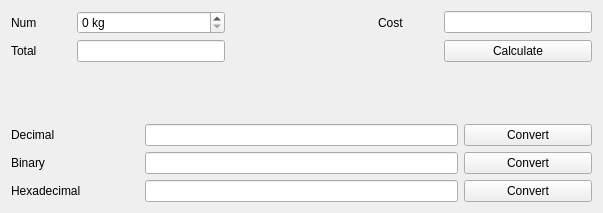
<?xml version="1.0" encoding="UTF-8"?>
<ui version="4.0">
 <class>Widget</class>
 <widget class="QWidget" name="Widget">
  <property name="geometry">
   <rect>
    <x>0</x>
    <y>0</y>
    <width>603</width>
    <height>213</height>
   </rect>
  </property>
  <property name="windowTitle">
   <string>Widget</string>
  </property>
  <layout class="QVBoxLayout" name="verticalLayout">
   <item>
    <layout class="QGridLayout" name="GridLayout1">
     <item row="0" column="3">
      <widget class="QLabel" name="label_2">
       <property name="minimumSize">
        <size>
         <width>60</width>
         <height>0</height>
        </size>
       </property>
       <property name="text">
        <string>Cost</string>
       </property>
      </widget>
     </item>
     <item row="0" column="4">
      <widget class="QLineEdit" name="lineEditPrice">
       <property name="minimumSize">
        <size>
         <width>80</width>
         <height>0</height>
        </size>
       </property>
       <property name="maximumSize">
        <size>
         <width>150</width>
         <height>16777215</height>
        </size>
       </property>
      </widget>
     </item>
     <item row="2" column="4">
      <widget class="QPushButton" name="btnCalc">
       <property name="text">
        <string>Calculate</string>
       </property>
      </widget>
     </item>
     <item row="2" column="0">
      <widget class="QLabel" name="label_3">
       <property name="minimumSize">
        <size>
         <width>60</width>
         <height>0</height>
        </size>
       </property>
       <property name="text">
        <string>Total</string>
       </property>
      </widget>
     </item>
     <item row="0" column="0">
      <widget class="QLabel" name="label">
       <property name="minimumSize">
        <size>
         <width>60</width>
         <height>0</height>
        </size>
       </property>
       <property name="text">
        <string>Num</string>
       </property>
       <property name="alignment">
        <set>Qt::AlignLeading|Qt::AlignLeft|Qt::AlignVCenter</set>
       </property>
      </widget>
     </item>
     <item row="0" column="2">
      <spacer name="horizontalSpacer">
       <property name="orientation">
        <enum>Qt::Horizontal</enum>
       </property>
       <property name="sizeHint" stdset="0">
        <size>
         <width>35</width>
         <height>20</height>
        </size>
       </property>
      </spacer>
     </item>
     <item row="2" column="1">
      <widget class="QLineEdit" name="lineEditAll">
       <property name="minimumSize">
        <size>
         <width>80</width>
         <height>0</height>
        </size>
       </property>
       <property name="maximumSize">
        <size>
         <width>150</width>
         <height>16777215</height>
        </size>
       </property>
      </widget>
     </item>
     <item row="0" column="1">
      <widget class="QSpinBox" name="spinBoxNum">
       <property name="minimumSize">
        <size>
         <width>80</width>
         <height>0</height>
        </size>
       </property>
       <property name="maximumSize">
        <size>
         <width>150</width>
         <height>16777215</height>
        </size>
       </property>
       <property name="suffix">
        <string> kg</string>
       </property>
       <property name="minimum">
        <number>0</number>
       </property>
       <property name="maximum">
        <number>255</number>
       </property>
      </widget>
     </item>
    </layout>
   </item>
   <item>
    <spacer name="verticalSpacer">
     <property name="orientation">
      <enum>Qt::Vertical</enum>
     </property>
     <property name="sizeHint" stdset="0">
      <size>
       <width>20</width>
       <height>40</height>
      </size>
     </property>
    </spacer>
   </item>
   <item>
    <layout class="QGridLayout" name="gridLayout">
     <item row="2" column="0">
      <widget class="QLabel" name="label_6">
       <property name="text">
        <string>Hexadecimal</string>
       </property>
      </widget>
     </item>
     <item row="1" column="0">
      <widget class="QLabel" name="label_5">
       <property name="text">
        <string>Binary</string>
       </property>
      </widget>
     </item>
     <item row="0" column="1">
      <widget class="QLineEdit" name="editDec"/>
     </item>
     <item row="0" column="0">
      <widget class="QLabel" name="label_4">
       <property name="minimumSize">
        <size>
         <width>128</width>
         <height>0</height>
        </size>
       </property>
       <property name="text">
        <string>Decimal</string>
       </property>
      </widget>
     </item>
     <item row="0" column="2">
      <widget class="QPushButton" name="btnConvDec">
       <property name="minimumSize">
        <size>
         <width>128</width>
         <height>0</height>
        </size>
       </property>
       <property name="text">
        <string>Convert</string>
       </property>
      </widget>
     </item>
     <item row="1" column="2">
      <widget class="QPushButton" name="btnConvBin">
       <property name="text">
        <string>Convert</string>
       </property>
      </widget>
     </item>
     <item row="2" column="2">
      <widget class="QPushButton" name="btnConvHex">
       <property name="text">
        <string>Convert</string>
       </property>
      </widget>
     </item>
     <item row="1" column="1">
      <widget class="QLineEdit" name="editBin"/>
     </item>
     <item row="2" column="1">
      <widget class="QLineEdit" name="editHex"/>
     </item>
    </layout>
   </item>
  </layout>
 </widget>
 <resources/>
 <connections/>
</ui>
